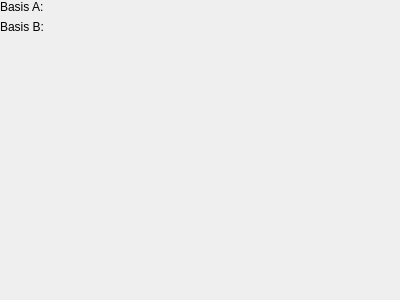
<?xml version="1.0" encoding="UTF-8"?>
<ui version="4.0">
 <class>Rotational</class>
 <widget class="QWidget" name="Rotational">
  <property name="geometry">
   <rect>
    <x>0</x>
    <y>0</y>
    <width>400</width>
    <height>300</height>
   </rect>
  </property>
  <property name="windowTitle">
   <string>Form</string>
  </property>
  <layout class="QFormLayout" name="formLayout">
   <property name="leftMargin">
    <number>0</number>
   </property>
   <property name="topMargin">
    <number>0</number>
   </property>
   <property name="rightMargin">
    <number>0</number>
   </property>
   <property name="bottomMargin">
    <number>0</number>
   </property>
   <item row="0" column="0">
    <widget class="QLabel" name="label_3">
     <property name="sizePolicy">
      <sizepolicy hsizetype="Fixed" vsizetype="Preferred">
       <horstretch>0</horstretch>
       <verstretch>0</verstretch>
      </sizepolicy>
     </property>
     <property name="text">
      <string>Basis A:</string>
     </property>
    </widget>
   </item>
   <item row="0" column="1">
    <widget class="RotationSetter" name="widgetBasisA" native="true"/>
   </item>
   <item row="1" column="0">
    <widget class="QLabel" name="label_4">
     <property name="sizePolicy">
      <sizepolicy hsizetype="Fixed" vsizetype="Preferred">
       <horstretch>0</horstretch>
       <verstretch>0</verstretch>
      </sizepolicy>
     </property>
     <property name="text">
      <string>Basis B:</string>
     </property>
    </widget>
   </item>
   <item row="1" column="1">
    <widget class="RotationSetter" name="widgetBasisB" native="true"/>
   </item>
  </layout>
 </widget>
 <customwidgets>
  <customwidget>
   <class>RotationSetter</class>
   <extends>QWidget</extends>
   <header>rotationsetter.h</header>
   <container>1</container>
  </customwidget>
 </customwidgets>
 <resources/>
 <connections/>
</ui>
